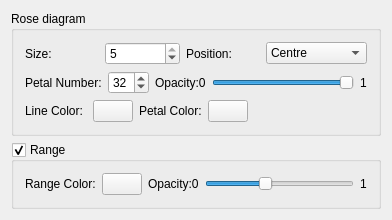
<?xml version="1.0" encoding="UTF-8"?>
<ui version="4.0">
 <class>GSBMRoseDiagramVisPage</class>
 <widget class="QWidget" name="GSBMRoseDiagramVisPage">
  <property name="geometry">
   <rect>
    <x>0</x>
    <y>0</y>
    <width>392</width>
    <height>211</height>
   </rect>
  </property>
  <property name="windowTitle">
   <string>GSBMRoseDiagramVisPage</string>
  </property>
  <layout class="QVBoxLayout" name="verticalLayout_2">
   <item>
    <widget class="QGroupBox" name="groupBox">
     <property name="title">
      <string>Rose diagram</string>
     </property>
     <layout class="QGridLayout" name="gridLayout">
      <item row="0" column="0">
       <widget class="QLabel" name="label">
        <property name="text">
         <string>Size:</string>
        </property>
       </widget>
      </item>
      <item row="0" column="1">
       <widget class="QSpinBox" name="spinBoxSize">
        <property name="minimum">
         <number>1</number>
        </property>
        <property name="maximum">
         <number>5</number>
        </property>
        <property name="value">
         <number>5</number>
        </property>
       </widget>
      </item>
      <item row="0" column="2">
       <widget class="QLabel" name="label_8">
        <property name="text">
         <string>Position:</string>
        </property>
       </widget>
      </item>
      <item row="0" column="3">
       <widget class="QComboBox" name="comboBox">
        <property name="currentIndex">
         <number>4</number>
        </property>
        <item>
         <property name="text">
          <string>Top Left</string>
         </property>
        </item>
        <item>
         <property name="text">
          <string>Top</string>
         </property>
        </item>
        <item>
         <property name="text">
          <string>Top Right</string>
         </property>
        </item>
        <item>
         <property name="text">
          <string>Left</string>
         </property>
        </item>
        <item>
         <property name="text">
          <string>Centre</string>
         </property>
        </item>
        <item>
         <property name="text">
          <string>Right</string>
         </property>
        </item>
        <item>
         <property name="text">
          <string>Bottom Left</string>
         </property>
        </item>
        <item>
         <property name="text">
          <string>Bottom</string>
         </property>
        </item>
        <item>
         <property name="text">
          <string>Bottom Right</string>
         </property>
        </item>
       </widget>
      </item>
      <item row="1" column="0" colspan="4">
       <layout class="QHBoxLayout" name="horizontalLayout">
        <item>
         <widget class="QLabel" name="label_5">
          <property name="text">
           <string>Petal Number:</string>
          </property>
         </widget>
        </item>
        <item>
         <widget class="QSpinBox" name="spinBoxPNumber">
          <property name="minimum">
           <number>4</number>
          </property>
          <property name="maximum">
           <number>64</number>
          </property>
          <property name="singleStep">
           <number>4</number>
          </property>
          <property name="value">
           <number>32</number>
          </property>
         </widget>
        </item>
        <item>
         <widget class="QLabel" name="label_3">
          <property name="text">
           <string>Opacity:0</string>
          </property>
         </widget>
        </item>
        <item>
         <widget class="QSlider" name="horizontalSliderPO">
          <property name="maximum">
           <number>255</number>
          </property>
          <property name="value">
           <number>255</number>
          </property>
          <property name="sliderPosition">
           <number>255</number>
          </property>
          <property name="orientation">
           <enum>Qt::Horizontal</enum>
          </property>
         </widget>
        </item>
        <item>
         <widget class="QLabel" name="label_4">
          <property name="text">
           <string>1</string>
          </property>
         </widget>
        </item>
       </layout>
      </item>
      <item row="2" column="0" colspan="4">
       <layout class="QHBoxLayout" name="horizontalLayout_2">
        <item>
         <widget class="QLabel" name="label_6">
          <property name="text">
           <string>Line Color: </string>
          </property>
         </widget>
        </item>
        <item>
         <widget class="CXButtonColorEdit" name="pushButtonLColor">
          <property name="maximumSize">
           <size>
            <width>40</width>
            <height>16777215</height>
           </size>
          </property>
          <property name="text">
           <string/>
          </property>
         </widget>
        </item>
        <item>
         <widget class="QLabel" name="label_2">
          <property name="text">
           <string>Petal Color:</string>
          </property>
         </widget>
        </item>
        <item>
         <widget class="CXButtonColorEdit" name="pushButtonPColor">
          <property name="maximumSize">
           <size>
            <width>40</width>
            <height>16777215</height>
           </size>
          </property>
          <property name="text">
           <string/>
          </property>
         </widget>
        </item>
        <item>
         <spacer name="horizontalSpacer">
          <property name="orientation">
           <enum>Qt::Horizontal</enum>
          </property>
          <property name="sizeHint" stdset="0">
           <size>
            <width>40</width>
            <height>20</height>
           </size>
          </property>
         </spacer>
        </item>
       </layout>
      </item>
     </layout>
    </widget>
   </item>
   <item>
    <widget class="QGroupBox" name="groupBoxRange">
     <property name="title">
      <string>Range</string>
     </property>
     <property name="checkable">
      <bool>true</bool>
     </property>
     <layout class="QVBoxLayout" name="verticalLayout">
      <item>
       <layout class="QHBoxLayout" name="horizontalLayout_3">
        <item>
         <widget class="QLabel" name="label_9">
          <property name="text">
           <string>Range Color:</string>
          </property>
         </widget>
        </item>
        <item>
         <widget class="CXButtonColorEdit" name="pushButtonRColor">
          <property name="maximumSize">
           <size>
            <width>40</width>
            <height>16777215</height>
           </size>
          </property>
          <property name="text">
           <string/>
          </property>
         </widget>
        </item>
        <item>
         <widget class="QLabel" name="label_10">
          <property name="text">
           <string>Opacity:0</string>
          </property>
         </widget>
        </item>
        <item>
         <widget class="QSlider" name="horizontalSliderRO">
          <property name="maximum">
           <number>255</number>
          </property>
          <property name="sliderPosition">
           <number>100</number>
          </property>
          <property name="orientation">
           <enum>Qt::Horizontal</enum>
          </property>
         </widget>
        </item>
        <item>
         <widget class="QLabel" name="label_11">
          <property name="text">
           <string>1</string>
          </property>
         </widget>
        </item>
       </layout>
      </item>
     </layout>
    </widget>
   </item>
   <item>
    <spacer name="verticalSpacer">
     <property name="orientation">
      <enum>Qt::Vertical</enum>
     </property>
     <property name="sizeHint" stdset="0">
      <size>
       <width>20</width>
       <height>6</height>
      </size>
     </property>
    </spacer>
   </item>
  </layout>
  <zorder>groupBoxRange</zorder>
  <zorder>groupBox</zorder>
  <zorder>verticalSpacer</zorder>
  <zorder>label_10</zorder>
 </widget>
 <layoutdefault spacing="6" margin="11"/>
 <customwidgets>
  <customwidget>
   <class>CXButtonColorEdit</class>
   <extends>QPushButton</extends>
   <header>xbuttoncoloredit.h</header>
  </customwidget>
 </customwidgets>
 <resources/>
 <connections/>
</ui>
